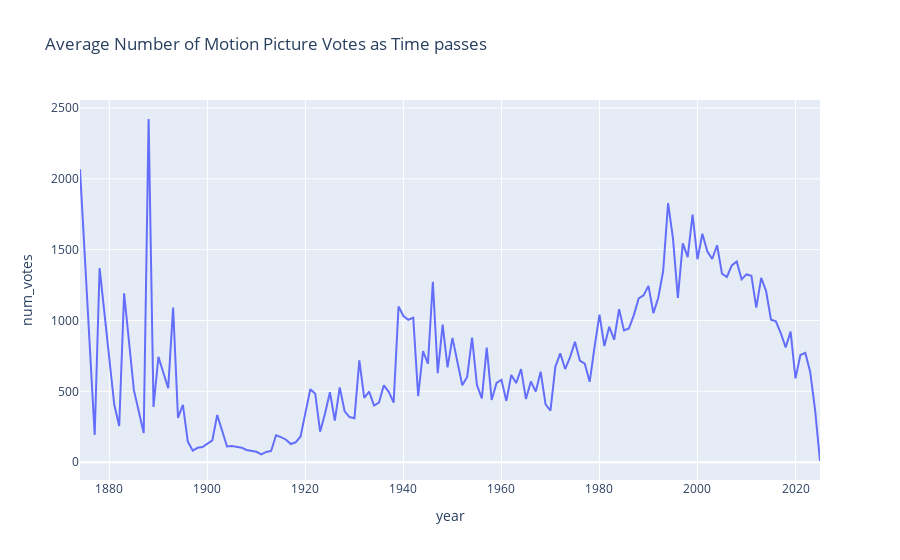

Notebook code cell kept with this figure:
### Code cell
fig = px.line(result, x = "year", y = "num_votes", title = "Average Number of Motion Picture Votes as Time passes")
fig.show()

### Figure 1 — Plotly figure (JSON) as saved in the notebook; plotly's stock layout.template omitted (floating-point values rounded to 4 significant figures; data arrays with more than 128 entries replaced by an {"elided": "..."} marker saying what was removed)
{"data": [{"hovertemplate": "year=%{x}<br>num_votes=%{y}<extra></extra>", "legendgroup": "", "line": {"color": "#636efa", "dash": "solid"}, "marker": {"symbol": "circle"}, "mode": "lines", "name": "", "orientation": "v", "showlegend": false, "type": "scatter", "x": {"elided": "146 int values"}, "xaxis": "x", "y": {"elided": "146 int values"}, "yaxis": "y"}], "layout": {"legend": {"tracegroupgap": 0}, "title": {"text": "Average Number of Motion Picture Votes as Time passes"}, "xaxis": {"anchor": "y", "domain": [0, 1], "title": {"text": "year"}}, "yaxis": {"anchor": "x", "domain": [0, 1], "title": {"text": "num_votes"}}}}
